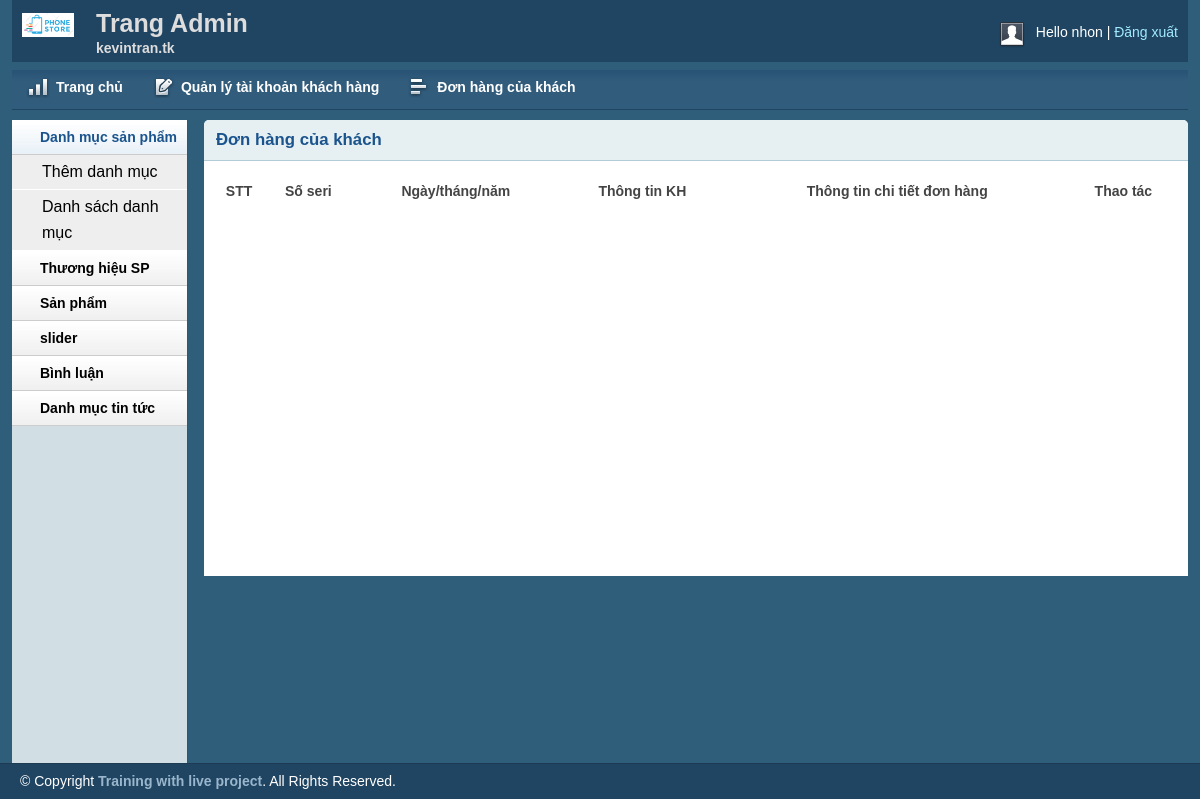
Before: /admin/donhang.php (signed in) with the older database file.
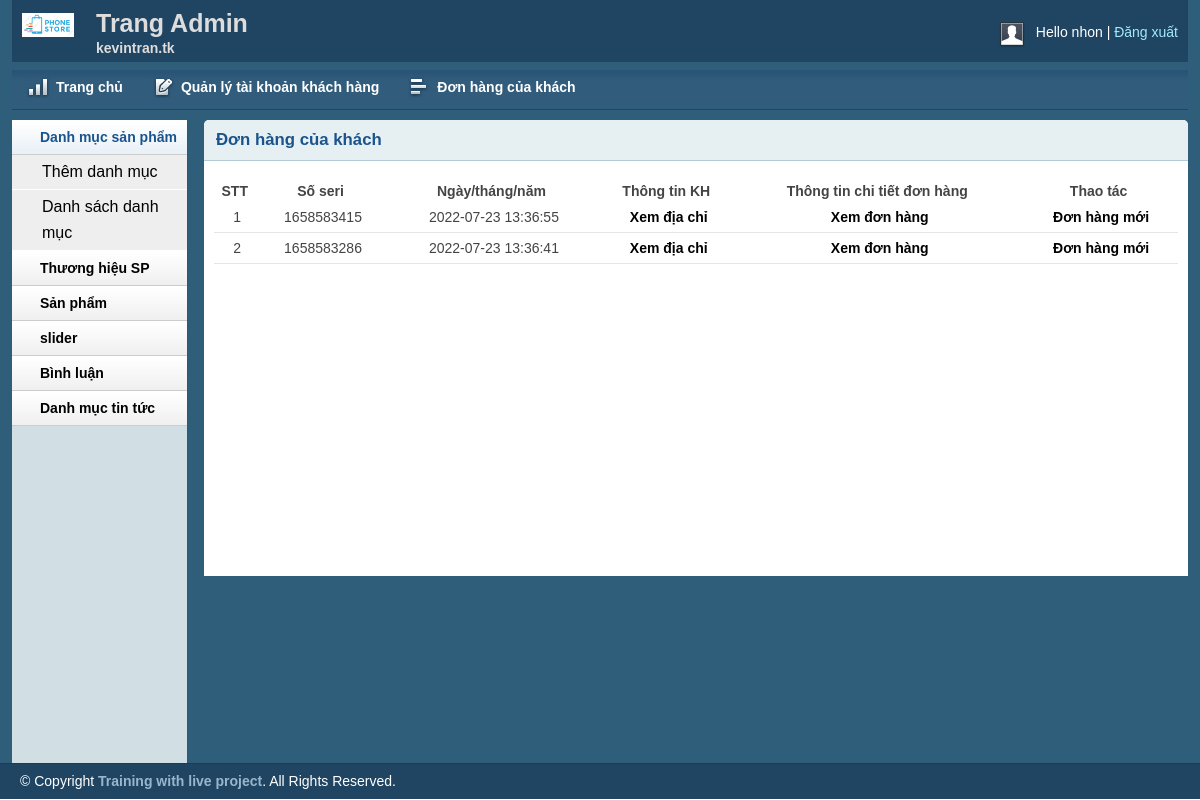
After: the same page with the newer database file.
### tables this page shows
CREATE TABLE IF NOT EXISTS `tbl_donhang` (
  `id` int(11) NOT NULL AUTO_INCREMENT,
  `customer_id` int(11) NOT NULL,
  `time` int(11) NOT NULL,
  `status` int(10) NOT NULL,
  `date` timestamp NOT NULL DEFAULT CURRENT_TIMESTAMP,
  PRIMARY KEY (`id`)
);

### lib/database.php (called while the page is built, shortened)
<?php
Class Database  {
   public $host   = DB_HOST;
   public $user   = DB_USER;
   public $pass   = DB_PASS;
   public $dbname = DB_NAME;
   public $link;
private function connectDB(){
   $this->link = new mysqli($this->host, $this->user, $this->pass,
    $this->dbname);
 }
public function select($query){
  $result = $this->link->query($query) or
   die($this->link->error.__LINE__);
  if($result->num_rows > 0){
    return $result;
  } else {
    return false;
  }
 }
}

### classes/category.php (called while the page is built, shortened)
<?php
$filepath = realpath(dirname(__FILE__));
include_once($filepath . '/../lib/database.php');
?>
<?php
class category
{
    private $db;
    public function __construct()
    {
        $this->db = new Database();
    }
    public function show_khachhang()
    {
        $query = "SELECT * FROM tbl_donhang order by id desc";
        $result = $this->db->select($query);
        return $result;
    }
}
?>

### admin/donhang.php (the view, shortened to what this page needs)
<?php include 'inc/header.php';?>
<?php include 'inc/sidebar.php';?>
<?php include '../classes/category.php' ?>
<?php
	$filepath = realpath(dirname(__FILE__));
	include_once ($filepath.'/../classes/category.php');
?>
<div class="grid_10">
    <div class="box round first grid">
        <h2>Đơn hàng của khách</h2>
        <div class="block">
            <table style="text-align: center;" class="data display datatable" id="example">
                <thead>
                    <tr>
                        <th>STT</th>
                        <th>Số seri</th>
                        <th>Ngày/tháng/năm</th>
                        <th>Thông tin KH</th>
                        <th>Thông tin chi tiết đơn hàng</th>
                        <th>Thao tác</th>
                    </tr>
                </thead>
                <tbody>
                <?php
                $cat= new category();
                    $show_customer = $cat->show_khachhang();
                    $i =0;
                    if($show_customer){
                        while($result = $show_customer->fetch_assoc()){
                            $i ++;
                ?>
                    <tr class="odd gradeX">
                        <td><?php echo $i ?></td>
                        <td><?php echo $result['time'] ?></td>
                        <td><?php echo $result['date'] ?></td>
                        <td><a href="customer.php?customerid=<?php echo $result['customer_id'] ?>">Xem địa chỉ</a></td>
                        <td><a href="giohangAD.php?donhangid=<?php echo $result['time'] ?>">Xem đơn hàng</a></td>
                        <td>
                            <?php
                                if($result['status']==0){
                            ?>
                            <a href="?statusid=<?php echo $result['id'] ?>&time=<?php echo $result['time'] ?>&customerId=<?php echo $result['customer_id'] ?>">Đơn hàng mới</a>
                            <?php }elseif($result['status']==1){ ?>
                                <?php echo 'Đã xem đơn hàng'; ?>
                            <?php
                            } elseif($result['status']==2){
                            ?>
                            <a href="">Xóa đơn hàng</a>
                            <?php } ?>
                        </td>
                    </tr>
                    <?php }
						} ?>
                </tbody>
            </table>
        </div>
    </div>
</div>
<?php include 'inc/footer.php';?>

Changed rows visible on the page:
added tbl_donhang: time "1658583415", date "2022-07-23 13:36:55"
added tbl_donhang: time "1658583286", date "2022-07-23 13:36:41"
